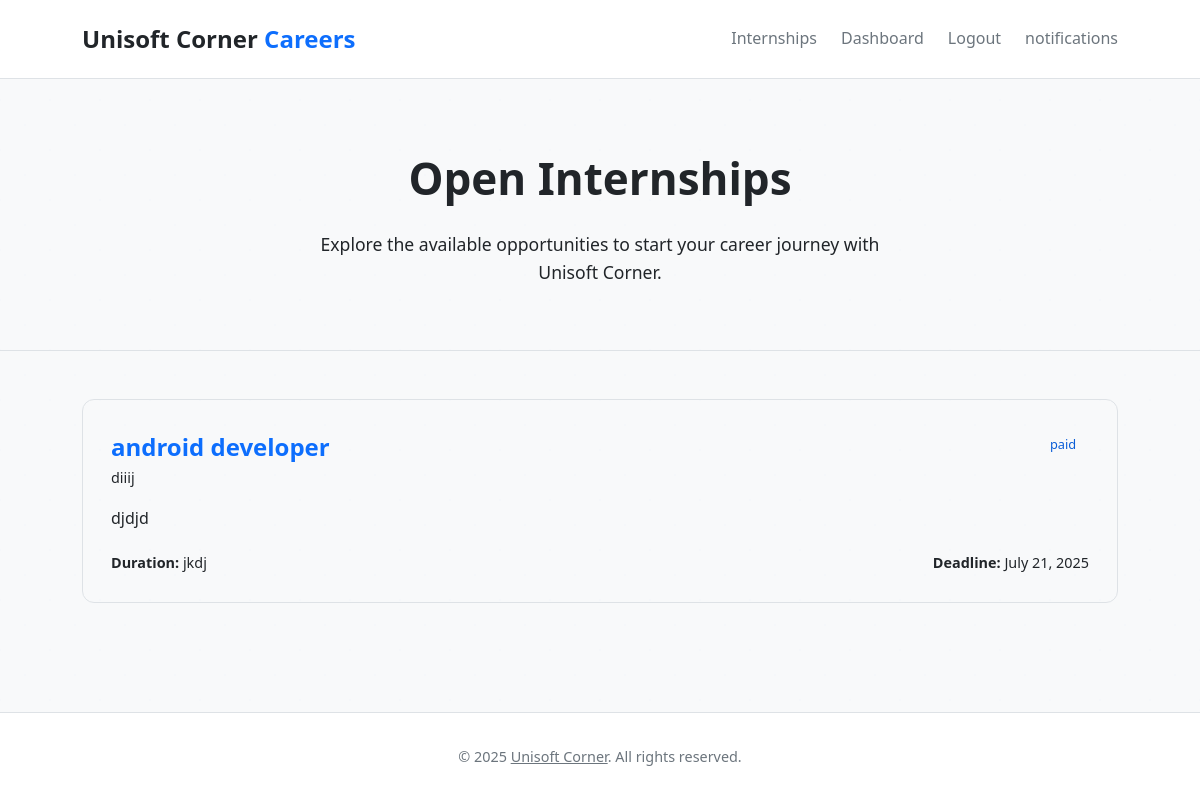
Page /internships/ (signed in) on the earlier database version.
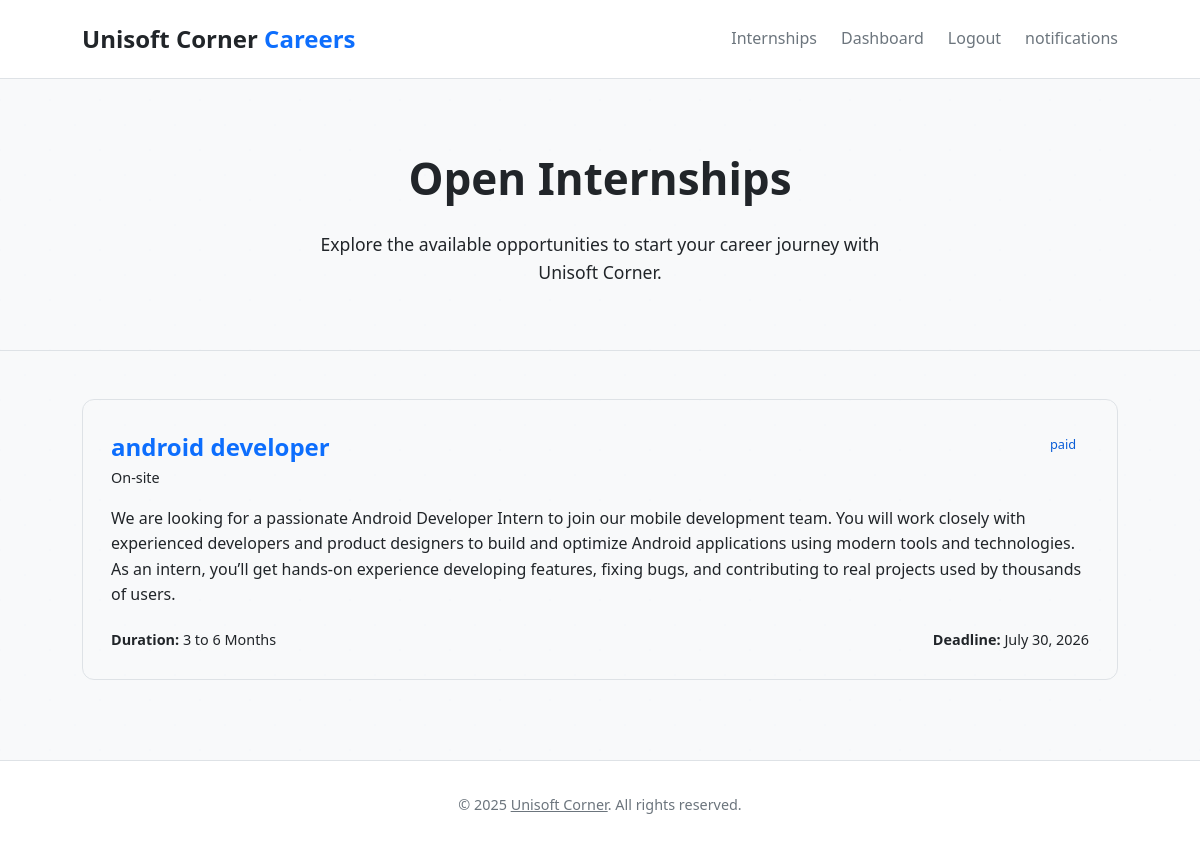
Same page on the later database version.
### internships/models.py (models this page shows, shortened)
class Internship(models.Model):
    TYPE_CHOICES = (
        ('paid', 'Paid'),
        ('unpaid', 'Unpaid'),
    )
    title = models.CharField(max_length=200)
    description = models.TextField()
    type = models.CharField(max_length=10, choices=TYPE_CHOICES)
    skills_required = models.ManyToManyField(Skill, blank=True)
    requirements = models.TextField()
    eligibility = models.TextField()
    duration = models.CharField(max_length=50)
    location = models.CharField(max_length=100)
    application_deadline = models.DateField()
    max_positions = models.PositiveIntegerField(default=1)
    current_accepted = models.PositiveIntegerField(default=0)
    is_active = models.BooleanField(default=True)
    created_at = models.DateTimeField(auto_now_add=True)

### internships/views.py (the view)
# urls.py: path("",views.internship_listing_view,name="internship_listing"),
@login_required
def internship_listing_view(request):
    internships = Internship.objects.filter(is_active = True).order_by('-created_at')
    context = {
        'internships' : internships
    }
    return render(request,"internships/internship_listing.html",context)

### templates/internships/internship_listing.html (shortened to what this page needs)
{% extends 'core/base.html' %}
{% block content %}
<div class="page-header">
    <div class="container">
        <h1>Open Internships</h1>
        <p>Explore the available opportunities to start your career journey with Unisoft Corner.</p>
    </div>
</div>
<div class="listing-container">
    <div class="container">
        {% for internship in internships %}
        <a href="{% url "internships:internship_detail" int_id=internship.id %}" class="internship-card animate-on-scroll">
            <div class="card-header">
                <div>
                    <h2 class="card-title">{{ internship.title }}</h2>
                    <p class="card-location">{{ internship.location }}</p>
                </div>
                <span class="badge-paid">{{ internship.type }}</span>
            </div>
            <p class="card-description">{{ internship.description }}</p>
            <div class="card-footer">
                <span><strong>Duration:</strong> {{ internship.duration }}</span>
                <span><strong>Deadline:</strong> {{ internship.application_deadline }}</span>
            </div>
        </a>
        {% endfor %}
    </div>
</div>
{% endblock %}

Differences in the rows shown:
changed Internship "android developer": location "diiij" → "On-site"; description "djdjd" → "We are looking for a passionate Android Developer Intern to join our mobile development team. You will work closely with experienced developers and product designers to build and optimize Android applications using modern tools and technologies. As an intern, you’ll get hands-on experience developing features, fixing bugs, and contributing to real projects used by thousands of users."; duration "jkdj" → "3 to 6 Months"; application_deadline "July 21, 2025" → "July 30, 2026"
